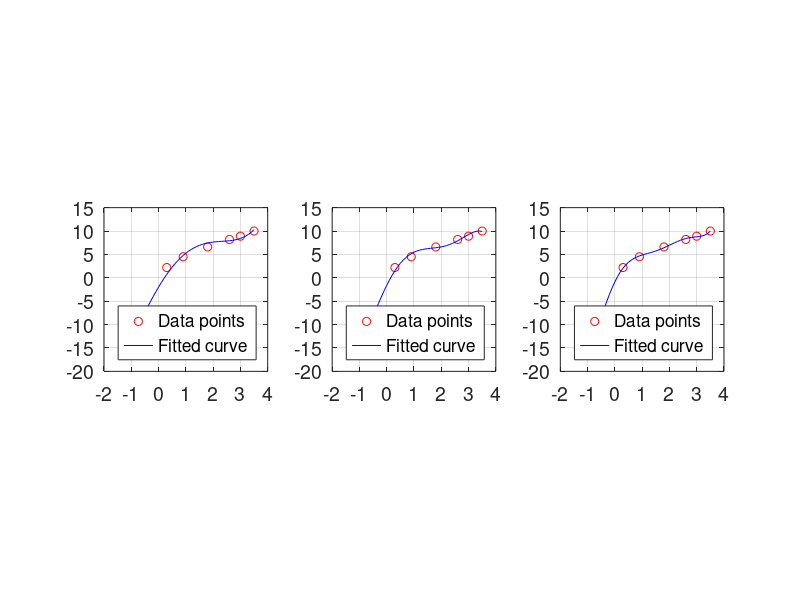

Write MATLAB code to recreate this figure.
%高次多项式拟合
clc, clear, close all
x = [-1.2 -0.5 0.3 0.9 1.8 2.6 3.0 3.5];
y = [-15.6 -8.5 2.2 4.5 6.6 8.2 8.9 10.0];
figure
%窗口出现位置(250, 300)       画布宽高1200x400
set(gcf, 'position', [250 300 1200 400]);
for i = 4:6
    p = polyfit(x, y, i);
    xfit = x(1):.1:x(end);
    yfit = polyval(p, xfit);
    subplot(1, 3, i-3); plot(x, y, 'ro', xfit, yfit, 'b');
    legend({'Data points', 'Fitted curve'}, 'Location', 'southeast',...
        'FontSize', 14);
    set(gca, 'FontSize', 14);
    grid on
    axis square
end
%拟合的次数并不是越高越好，首先拟合得越高计算越复杂，其次（最重要）可能导致过拟合的问题即对训练集
%拟合效果很好，但是对测试集的预测效果比较差